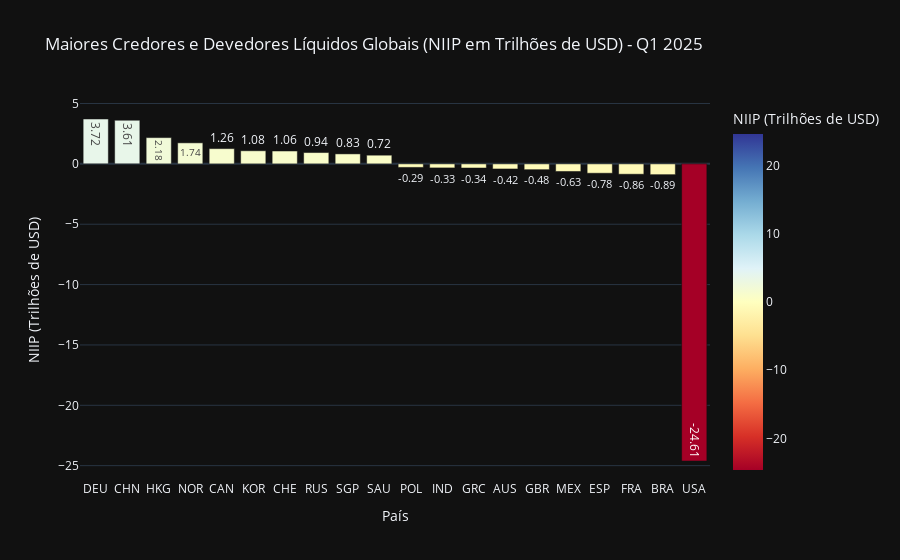

This figure's notebook cell:
### Markdown cell above
### 2 - Análise Global da Posição de Investimento Líquido (NIIP)

### Code cell
# Filtrar para o indicador NIIP e o último período completo
niip_latest = df[(df['indicator'] == 'NIIP') & (df['period'] == '2025-Q1')].copy()
niip_latest.sort_values('value_trillions', inplace=True)

# Separa os 10 maiores credores e 10 maiores devedores
top_creditors = niip_latest.tail(10)
top_debtors = niip_latest.head(10)
creditors_debtors = pd.concat([top_debtors, top_creditors])

fig = px.bar(creditors_debtors,
             x='country',
             y='value_trillions',
             color='value_trillions',
             color_continuous_scale=px.colors.diverging.RdYlBu,
             color_continuous_midpoint=0,
             title='Maiores Credores e Devedores Líquidos Globais (NIIP em Trilhões de USD) - Q1 2025',
             labels={'country': 'País', 'value_trillions': 'NIIP (Trilhões de USD)'},
             text_auto='.2f')

fig.update_layout(xaxis={'categoryorder':'total descending'})
fig.show()

### Figure 1 — Plotly figure (JSON) as saved in the notebook; plotly's stock layout.template omitted (floating-point values rounded to 4 significant figures)
{"data": [{"alignmentgroup": "True", "hovertemplate": "País=%{x}<br>NIIP (Trilhões de USD)=%{marker.color}<extra></extra>", "legendgroup": "", "marker": {"color": [-24.61, -0.8935, -0.8579, -0.7758, -0.6288, -0.4807, -0.4224, -0.3417, -0.3346, -0.291, 0.72, 0.8256, 0.9375, 1.064, 1.084, 1.261, 1.741, 2.175, 3.612, 3.717], "coloraxis": "coloraxis", "pattern": {"shape": ""}}, "name": "", "offsetgroup": "", "orientation": "v", "showlegend": false, "textposition": "auto", "texttemplate": "%{y:.2f}", "type": "bar", "x": ["USA", "BRA", "FRA", "ESP", "MEX", "GBR", "AUS", "GRC", "IND", "POL", "SAU", "SGP", "RUS", "CHE", "KOR", "CAN", "NOR", "HKG", "CHN", "DEU"], "xaxis": "x", "y": [-24.61, -0.8935, -0.8579, -0.7758, -0.6288, -0.4807, -0.4224, -0.3417, -0.3346, -0.291, 0.72, 0.8256, 0.9375, 1.064, 1.084, 1.261, 1.741, 2.175, 3.612, 3.717], "yaxis": "y"}], "layout": {"barmode": "relative", "coloraxis": {"cmid": 0, "colorbar": {"title": {"text": "NIIP (Trilhões de USD)"}}, "colorscale": [[0, "rgb(165,0,38)"], [0.1, "rgb(215,48,39)"], [0.2, "rgb(244,109,67)"], [0.3, "rgb(253,174,97)"], [0.4, "rgb(254,224,144)"], [0.5, "rgb(255,255,191)"], [0.6, "rgb(224,243,248)"], [0.7, "rgb(171,217,233)"], [0.8, "rgb(116,173,209)"], [0.9, "rgb(69,117,180)"], [1, "rgb(49,54,149)"]]}, "legend": {"tracegroupgap": 0}, "title": {"text": "Maiores Credores e Devedores Líquidos Globais (NIIP em Trilhões de USD) - Q1 2025"}, "xaxis": {"anchor": "y", "categoryorder": "total descending", "domain": [0, 1], "title": {"text": "País"}}, "yaxis": {"anchor": "x", "domain": [0, 1], "title": {"text": "NIIP (Trilhões de USD)"}}}}
